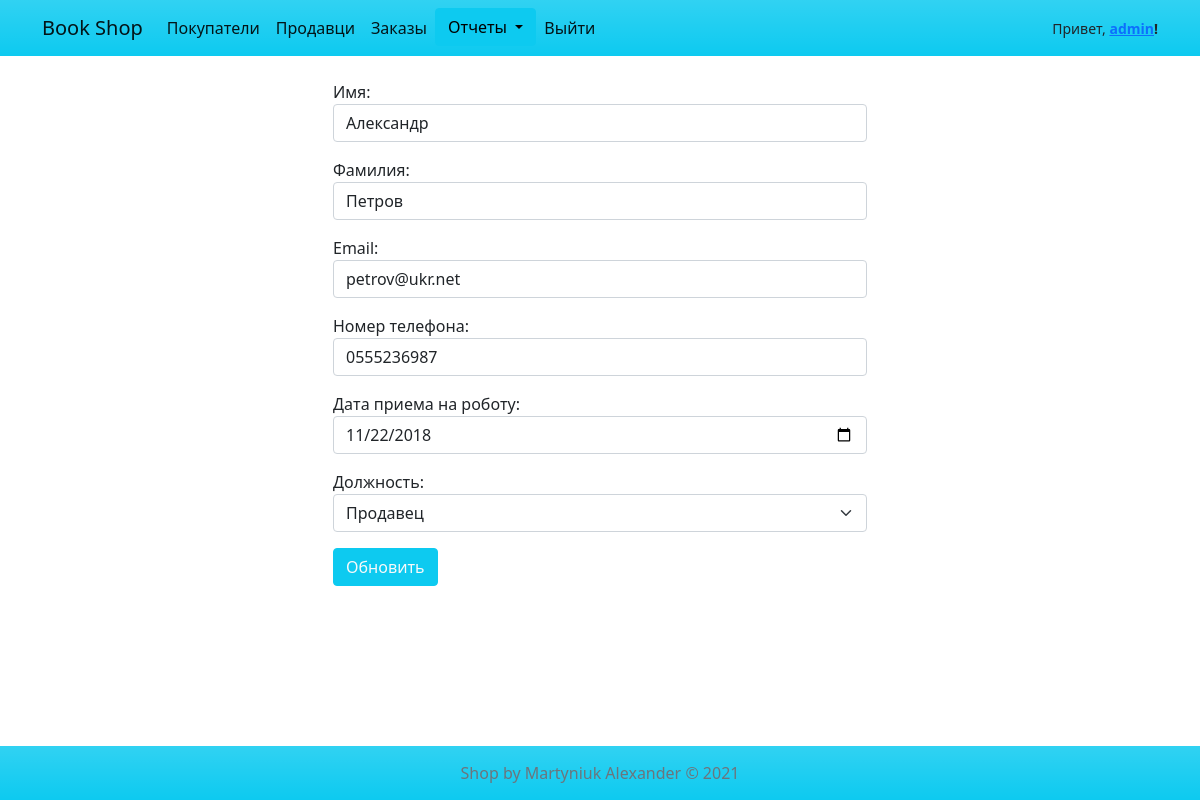
Page /update_item_seller/1 (signed in) on the committed database.
### app/models.py (models this page shows, shortened)
class Seller(models.Model):
    POSITION_CHOICES = [
        (0, 'Продавец'),
        (1, 'Старший продавец'),
        (2, 'Руководитель отдела продаж')
    ]
    first_name = models.CharField(max_length=64, blank=False, verbose_name='Имя')
    last_name = models.CharField(max_length=64, blank=False, verbose_name='Фамилия')
    email = models.EmailField(max_length=64, blank=True, null=True, verbose_name='Почта')
    phone = models.CharField(max_length=32, blank=False, verbose_name='Номер телефона')
    date = models.DateField(blank=False, verbose_name='Дата контракта')
    position = models.IntegerField(
        blank=False,
        choices=POSITION_CHOICES,
        default=0,
        verbose_name='Должность'
    )
    class Meta:
        ordering = ['id']
        verbose_name = 'Продавец'
        verbose_name_plural = 'Продавцы'

### app/views.py (the view, shortened to what this page needs)
# urls.py: path('update_item_seller/<int:seller_id>', update_item_seller, name="update_item_seller"),
def update_item_seller(request, seller_id):
    if not request.user.is_authenticated:
        return redirect('/auth/login')
    if request.method == 'GET':
        sellers = get_object_or_404(pk=int(seller_id), klass=Seller)
        form = SellerUpdateForm(instance=sellers)
    return render(
        request, 'update_items/update_item_seller.html',
        {
            'form': form,
            'seller_id': seller_id,
        }
    )

### templates/update_items/update_item_seller.html (shortened to what this page needs)
{% extends 'partials/base.html' %}
{% block content %}
    <div class="container mt-4">
        <div class="row">
            <div class="col-md-6 offset-md-3">
                <form method="post">
                    {{ form.as_p }}
                    <button class="btn btn-info text-light">Обновить</button>
                </form>
            </div>
        </div>
    </div>
{% endblock %}

### templates/partials/navbar.html (shortened to what this page needs)
<nav class="navbar navbar-expand-lg navbar-light bg-info bg-gradient">
    <div class="container">
        <a class="navbar-brand" href="{% url 'product_list' %}">Book Shop</a>
        <div class="collapse navbar-collapse d-flex justify-content-between" id="navbarNav">
            <ul class="navbar-nav">
                {% if request.user.is_authenticated %}
                    <li class="nav-item">
                        <a class="nav-link active" aria-current="page" href="{% url 'customer_list' %}">Покупатели</a>
                    </li>
                    <li class="nav-item">
                        <a class="nav-link active" aria-current="page" href="{% url 'seller_list' %}">Продавци</a>
                    </li>
                    <li class="nav-item">
                        <a class="nav-link active" aria-current="page" href="{% url 'order_list' %}">Заказы</a>
                    </li>
                    <li class="nav-item">
                        <div class="btn-group">
                            <button type="button" class="btn btn-info dropdown-toggle" data-bs-toggle="dropdown"
                                    aria-expanded="false">
                                Отчеты
                            </button>
                        </div>
                    </li>
                    <li class="nav-item">
                        <a class="nav-link active" aria-current="page" href="{% url 'logout' %}">Выйти</a>
                    </li>
                {% endif %}
            </ul>
            {% if request.user.is_authenticated %}
                <small>Привет, <strong>
                    <a href="{% url 'profile' %}">{{ request.user.username }}</a>!
                </strong></small>
            {% endif %}
        </div>
    </div>
</nav>

### static/style.css (style rules this page uses)
html, body { height: 100%; }
body { display: flex; flex-direction: column; }

### rows in the picture
Seller: first_name "Александр", last_name "Петров", email "petrov@ukr.net", phone "0555236987", date "11/22/2018", position "Продавец"

### other values in the picture
{{ request.user.username }} "admin"
